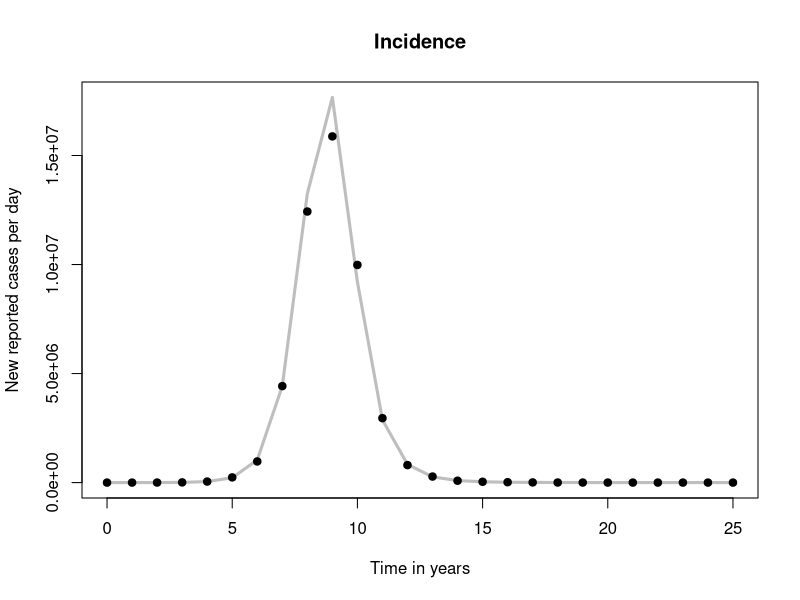
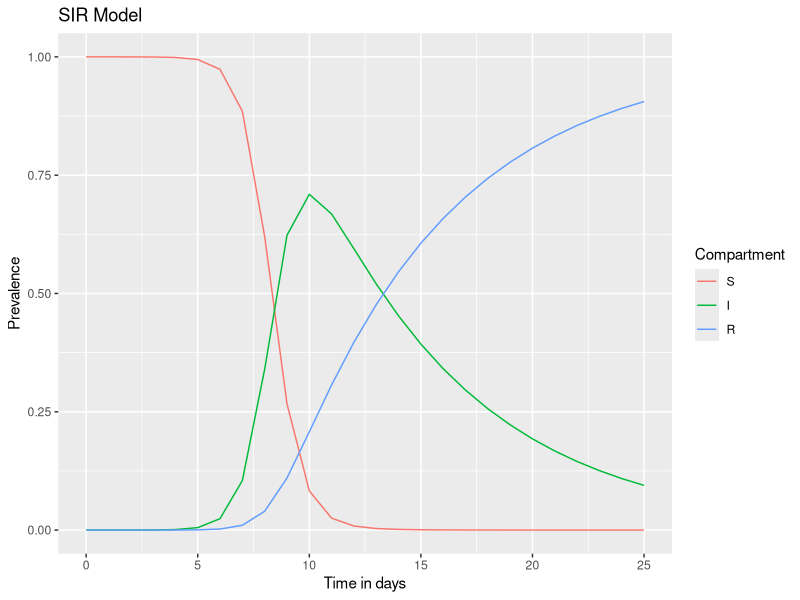

Here is the R script that generated these plots, in order: (Note: this script raises an error after producing the figures.)
#SIR Modelling (basic)

#library:
install.packages("deSolve")
library(deSolve)
install.packages("reshape2")
library(reshape2)
install.packages("ggplot2")
library(ggplot2)

#inputs

initP<-50000000# population size
initI<-100 # Infectious
initR<-0 # Immune
initS<-initP-initI-initR # Susceptible (non-immune)
R0=12
state <- c(S = initS, I = initI,R = initR)
parameters <- c(beta<-R0*1/7 , 
                gamma<-1/7)
beta

#Timeframe
t_start <- 0
t_stop <- 25
times <- seq(t_start, t_stop)

#Model
sir_model<-function(time, state, parameters){
  with(as.list(c(state,parameters)),{
    N<-S+I+R
    lambda=beta*(I/N)
    dS=-lambda*S
    dI=lambda*S-gamma*I
    dR=gamma*I
    return(list(c(dS,dI,dR)))
    })
}


#Calculation of differential equations

out<-ode(y=state,times=times,func=sir_model,parms=parameters)

# total population
pop<-out[,"S"]+out[,"I"]+out[,"R"]
time<-out[,"time"]
# weekly incidence
inc <- 0*time
inc[2:length(time)]<- -(out[2:length(time),"S"]-out[1:(length(time)-1),"S"])
inc

# generate simulated data
incdat1<-rnbinom(rep(1,length(times)), size= 200, mu=inc) #generate data from negative binomial process

# COMPARING THE MODEL out WITH DATA
par(mfrow=c(1,1))
yl <- c(0,max(incdat1,inc))
plot(time,inc,type='l',lwd=3,main = "Incidence",xlab = "Time in years",ylab="New reported cases per day",ylim=yl,col='grey')
points(time,incdat1,pch=19,col='black')

x <- matrix(0,nrow=length(time),ncol=2)
x[,1]<-time
x[,2]<-incdat1
# create data file
write.csv(x, file = "simulate_SIR_data.csv", row.names = FALSE)




#OLD CODES (Part 2)
out_full<-melt(as.data.frame(out),id='time')
#The purpose of the melt function is to transform a wide-format data frame into a long-format data frame. 


out_full$proportion<-out_full$value/sum(state)
#sum(state_values)=1000
out_full

#Plot


ggplot(out_full,aes(x=time,y=proportion, color=variable, gropu=variable))+
  geom_line()+
  xlab('Time in days')+
  ylab("Prevalence")+
  labs(color='Compartment',title='SIR Model')

#Effective Reproduction Number
out$reff<-parameters[1]/parameters[2]*out$S/(out$S+out$I+out$R)
out$reff
out$R0 <- parameters[1]/parameters[2]
out$R0
ggplot()+
  geom_line(data=out,aes(x=time,y=reff))+
  geom_line(data=out,aes(x=time,y=R0),color='red')+
  geom_line(data=out,aes(x=time,y=reff),color='green')+
  xlab("Time in days")+
  ylab("Reff")+
  labs(title=paste("Reproduction number levels with: Beta = ",parameters[1],"and Gamma= ",parameters[2]))



#To get incidence data from the infected dataset (To extract the daily incidence data from the out of the number of infected people, you can calculate the difference between the number of infected individuals on consecutive days. This will give you the number of newly infected people on each day. )

# Calculate daily incidence
#out$daily_incidence <- -c(0, diff(out$S))
#out
